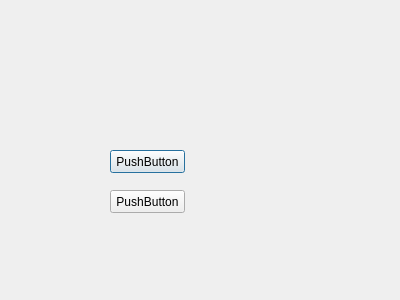
<?xml version="1.0" encoding="UTF-8"?>
<ui version="4.0">
 <class>testDialog</class>
 <widget class="QDialog" name="testDialog">
  <property name="geometry">
   <rect>
    <x>0</x>
    <y>0</y>
    <width>400</width>
    <height>300</height>
   </rect>
  </property>
  <property name="windowTitle">
   <string>Dialog</string>
  </property>
  <widget class="QPushButton" name="pushButton">
   <property name="geometry">
    <rect>
     <x>110</x>
     <y>150</y>
     <width>75</width>
     <height>23</height>
    </rect>
   </property>
   <property name="text">
    <string>PushButton</string>
   </property>
  </widget>
  <widget class="QPushButton" name="pushButton_2">
   <property name="geometry">
    <rect>
     <x>110</x>
     <y>190</y>
     <width>75</width>
     <height>23</height>
    </rect>
   </property>
   <property name="text">
    <string>PushButton</string>
   </property>
  </widget>
 </widget>
 <resources/>
 <connections/>
</ui>
